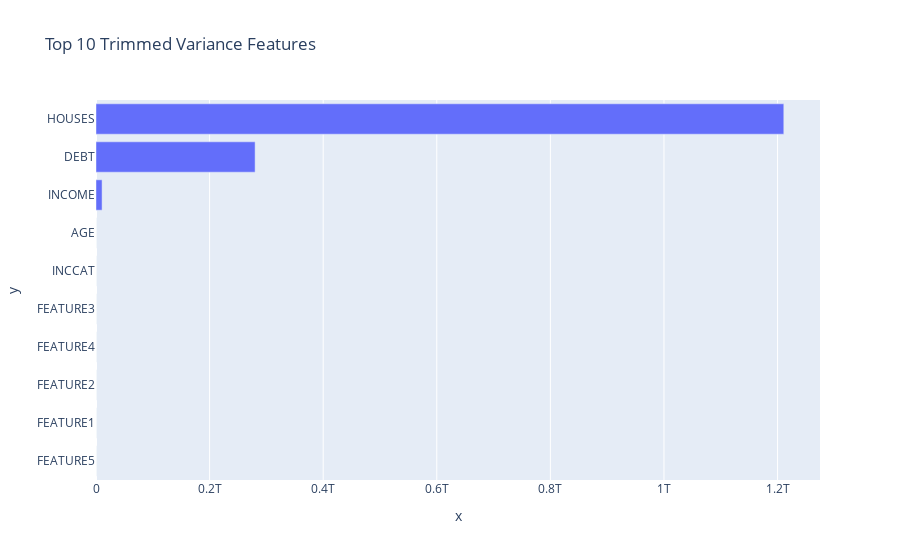

The cell this chart's notebook holds for it:
### Code cell
# -------------------------
# 9. Horizontal bar chart of top trimmed variance
# -------------------------
fig = px.bar(
    x=top_ten_trim_var,
    y=top_ten_trim_var.index,
    orientation='h',
    title="Top 10 Trimmed Variance Features"
)
fig.show()

### Figure 1 — Plotly figure (JSON) as saved in the notebook; plotly's stock layout.template omitted (floating-point values rounded to 4 significant figures)
{"data": [{"hovertemplate": "x=%{x}<br>y=%{y}<extra></extra>", "legendgroup": "", "marker": {"color": "#636efa", "pattern": {"shape": ""}}, "name": "", "orientation": "h", "showlegend": false, "textposition": "auto", "type": "bar", "x": [0.2734, 0.3311, 0.409, 0.5461, 0.5754, 2.616, 193.8, 10700000000.0, 280100000000.0, 1211000000000.0], "xaxis": "x", "y": ["FEATURE5", "FEATURE1", "FEATURE2", "FEATURE4", "FEATURE3", "INCCAT", "AGE", "INCOME", "DEBT", "HOUSES"], "yaxis": "y"}], "layout": {"barmode": "relative", "legend": {"tracegroupgap": 0}, "title": {"text": "Top 10 Trimmed Variance Features"}, "xaxis": {"anchor": "y", "domain": [0, 1], "title": {"text": "x"}}, "yaxis": {"anchor": "x", "domain": [0, 1], "title": {"text": "y"}}}}
